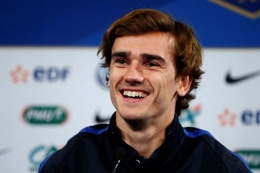
%> input picture griz.jpg, 260 x 173 px, shrunk from 500 x 333 before the run
$ octave --eval "my_roberts(imread('griz.jpg'));"   (GNU Octave 9; MATLAB toolbox functions it lacks are replaced by stand-ins)
%> lines starting %> are read from the running program, lines starting %| are printed output that depends on the picture; in (x1, y1, x2, y2) boxes, pixels count from 0 and x2, y2 are one past the last pixel; in counts of white or black regions, pixels touching at a corner belong together; the program's own positions count from 1
function my_roberts(I)
close all;
%I =imread('test.png');
img_gray = rgb2gray(I);
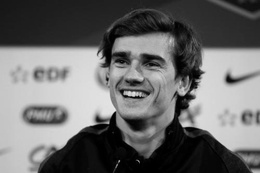
%> img_gray: size 173x260 uint8; min 0, max 232, mean 107.2
[m,n] = size(img_gray);
%> m = 173; n = 260
new_img_gray = zeros(m,n);
pxValue = 0;

for threshold=5:5:90
    for i=1:m-1
        for j=1:n-1
            pxValue = abs(img_gray(i,j)-img_gray(i+1,j+1))+...
            abs(img_gray(i+1,j)-img_gray(i,j+1));
            if(pxValue > threshold)
                new_img_gray(i,j) = 255;
            else
                new_img_gray(i,j) = 0;
            end
        end
    end
    subplot(3,6,threshold/5);
    imshow(new_img_gray);
    title(['thresholdvalue=',num2str(threshold)])
end
%> this loop made 18 passes
%> pass 1, in my_roberts, `imshow(new_img_gray);`:
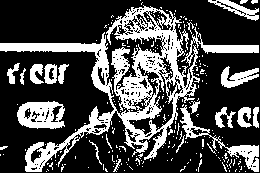
%> displayed picture: size 173x260, on the screen's scale of 0 to 255; 29.6% white; 238 white regions (216 under 20 px), largest, box (x1, y1, x2, y2) and area: (0, 5, 259, 172) 8667, (17, 101, 65, 129) 936, (180, 105, 259, 172) 834
%> pass 2, in my_roberts, `imshow(new_img_gray);`:
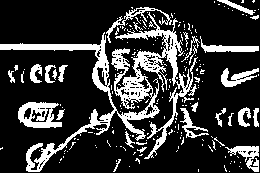
%> displayed picture: size 173x260, on the screen's scale of 0 to 255; 21.2% white; 202 white regions (173 under 20 px), largest, box (x1, y1, x2, y2) and area: (0, 12, 198, 172) 5388, (18, 102, 62, 128) 699, (225, 146, 259, 172) 368
%> after the loop:
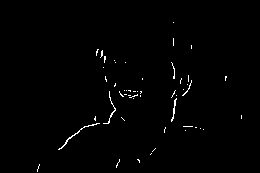
%> new_img_gray: size 173x260 double; 0.91% white in thin lines or dots, all inside (x1, y1, x2, y2) = (37, 22, 242, 172)
%> `my_roberts(imread('griz.jpg'));`:
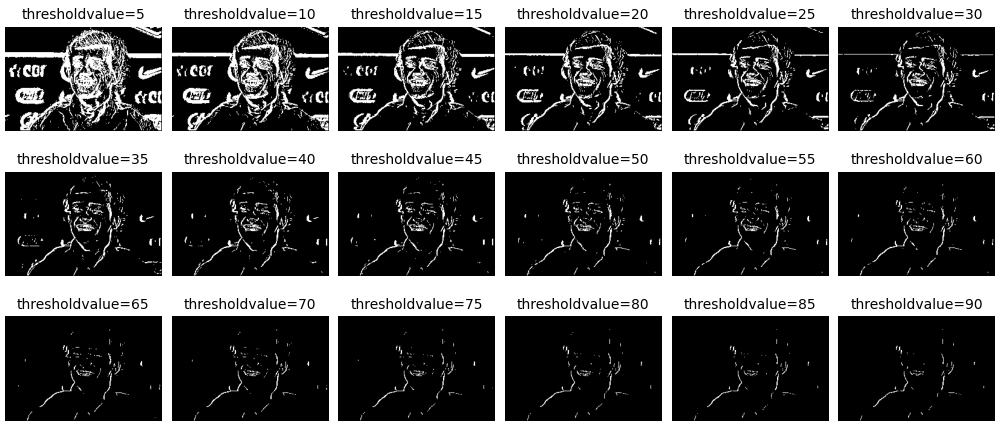
%> figure redrawn from the program's plot data, 18 panels
end
